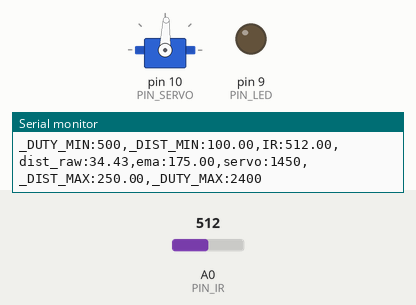
Bench run of a sketch on a simulated Arduino Uno, built with avr-gcc and run on an emulated ATmega328P. Parts: servo, output pins drawn as LEDs (lit = HIGH), the last lines printed to the serial monitor. The test bench sets the inputs (shaded band); at power-on: A0 (PIN_IR) = 512.

Above: at 1.2 s.
1.3 s: A0 (PIN_IR) set to 363
2.8 s: A0 (PIN_IR) set to 329
At 4.4 s:
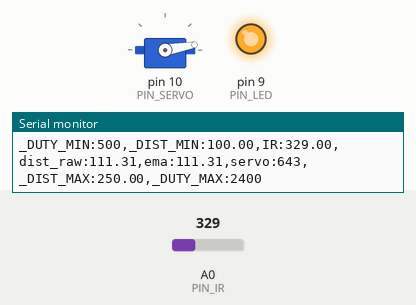
4.7 s: A0 (PIN_IR) set to 306
At 6.0 s:
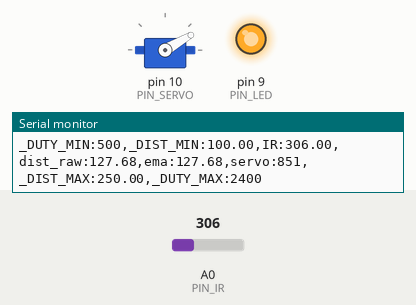
6.6 s: A0 (PIN_IR) set to 240
At 8.1 s:
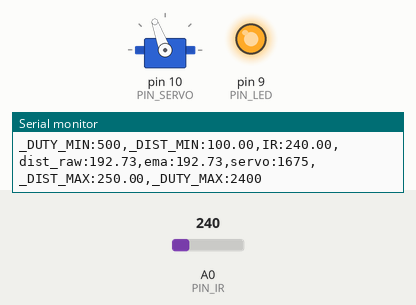
8.6 s: A0 (PIN_IR) set to 260
At 10.4 s:
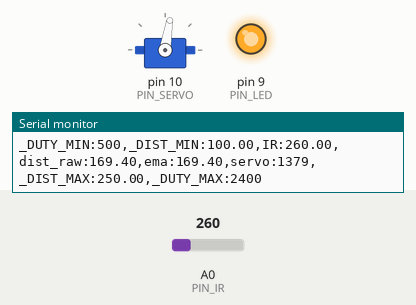
Timing chart, 0 to 11.4 s (numbered marks = the images above; inputs shaded):
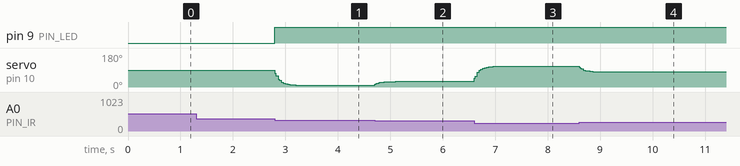

Measured:
- the behaviour switches between 348 and 347 on A0 (PIN_IR) (found by bisection; images 0 and 1)
- after the input at 2.8 s, pin 9 (PIN_LED): LOW → HIGH at once; servo on pin 10 (PIN_SERVO): moves from 88° to 10° over 0.40 s, starting at once
- after the input at 4.7 s, servo on pin 10 (PIN_SERVO): moves from 10° to 30° over 0.40 s, starting at once
- after the input at 6.6 s, servo on pin 10 (PIN_SERVO): moves from 30° to 110° over 0.58 s, starting at once
- after the input at 8.6 s, servo on pin 10 (PIN_SERVO): moves from 110° to 81° over 0.34 s, starting at once

The sketch:

17_example_3.ino
```cpp
#include <Servo.h>

// Arduino pin assignment
#define PIN_IR    A0
#define PIN_LED   9
#define PIN_SERVO 10

#define _DUTY_MIN 500   // 0 degrees
#define _DUTY_MAX 2400  // 180 degrees
#define _DUTY_NEU ((_DUTY_MIN + _DUTY_MAX) / 2)

#define _DIST_MIN 100.0f  // mm (10 cm)
#define _DIST_MAX 250.0f  // mm (25 cm)

#define EMA_ALPHA 0.20f
#define LOOP_INTERVAL 20UL  // milliseconds

Servo myservo;
unsigned long last_loop_time = 0;

// Start at the midpoint to match the initial 90-degree servo position.
float dist_prev = (_DIST_MIN + _DIST_MAX) / 2.0f;
float dist_ema = (_DIST_MIN + _DIST_MAX) / 2.0f;

void setup()
{
  pinMode(PIN_LED, OUTPUT);
  digitalWrite(PIN_LED, LOW);

  myservo.attach(PIN_SERVO);
  myservo.writeMicroseconds(_DUTY_NEU);

  Serial.begin(1000000);
  last_loop_time = millis();
}

void loop()
{
  unsigned long time_curr = millis();
  if (time_curr - last_loop_time < LOOP_INTERVAL)
    return;
  last_loop_time = time_curr;

  float a_value = analogRead(PIN_IR);
  float dist_raw = -1.0f;  // Invalid reading marker for the serial plotter.

  // Avoid division by zero and invalid sensor readings.
  if (a_value > 9.0f)
    dist_raw = (6762.0 / (a_value - 9.0) - 4.0) * 10.0 - 60.0;

  // Range filter: keep the last valid distance for out-of-range readings.
  bool in_range = (dist_raw >= _DIST_MIN && dist_raw <= _DIST_MAX);
  digitalWrite(PIN_LED, in_range ? HIGH : LOW);
  if (in_range)
    dist_prev = dist_raw;

  // EMA: larger alpha responds faster; smaller alpha smooths more.
  dist_ema = EMA_ALPHA * dist_prev + (1.0f - EMA_ALPHA) * dist_ema;
  dist_ema = constrain(dist_ema, _DIST_MIN, _DIST_MAX);

  // Linear conversion without map(): 100 mm -> 0 deg, 250 mm -> 180 deg.
  int duty = (int)(_DUTY_MIN
      + (dist_ema - _DIST_MIN) * (_DUTY_MAX - _DUTY_MIN)
      / (_DIST_MAX - _DIST_MIN) + 0.5f);
  duty = constrain(duty, _DUTY_MIN, _DUTY_MAX);
  myservo.writeMicroseconds(duty);

  // Comma-separated label:value pairs for the serial plotter.
  Serial.print("_DUTY_MIN:");  Serial.print(_DUTY_MIN);
  Serial.print(",_DIST_MIN:"); Serial.print(_DIST_MIN);
  Serial.print(",IR:");        Serial.print(a_value);
  Serial.print(",dist_raw:");  Serial.print(dist_raw);
  Serial.print(",ema:");       Serial.print(dist_ema);
  Serial.print(",servo:");     Serial.print(duty);
  Serial.print(",_DIST_MAX:"); Serial.print(_DIST_MAX);
  Serial.print(",_DUTY_MAX:"); Serial.print(_DUTY_MAX);
  Serial.println();
}
```
